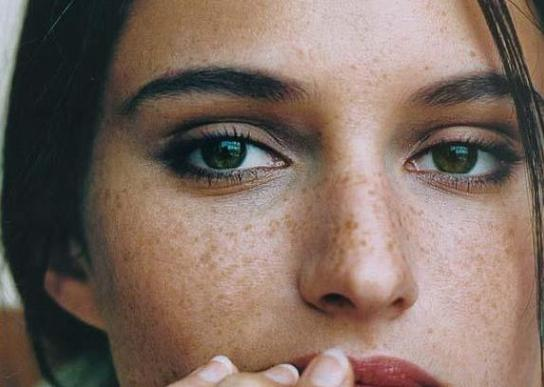
%> input picture MATLAB/Day08/input/portrait1.jpeg, 544 x 387 px
$ octave --eval "result = detectSkin_1(imread('input/portrait1.jpeg'));"   (GNU Octave 9; MATLAB toolbox functions it lacks are replaced by stand-ins)
%> lines starting %> are read from the running program, lines starting %| are printed output that depends on the picture; in (x1, y1, x2, y2) boxes, pixels count from 0 and x2, y2 are one past the last pixel; in counts of white or black regions, pixels touching at a corner belong together; the program's own positions count from 1
function skinMask = detectSkin_1(img)
% DETECTSKIN_1  HSV 色彩空间皮肤软掩膜 (借鉴 Day09 流程)
%   1. H/S/V 阈值 → 二值掩膜
%   2. 形态学开闭 + 孔洞填充 + 小面积去除
%   3. Y 亮度加权 + S 饱和度保护 → 高斯羽化软掩膜
%
%   skinMask = detectSkin_1(img)
%
%   输入:
%       img      - HxWx3 double 图像 [0,1]
%   输出:
%       skinMask - HxW double 软掩膜 [0,1]

    hsvImg = rgb2hsv(img);
%> hsvImg: size 387x544x3 double; mean H, S, V 0.217, 0.285, 0.504
    H = hsvImg(:,:,1);
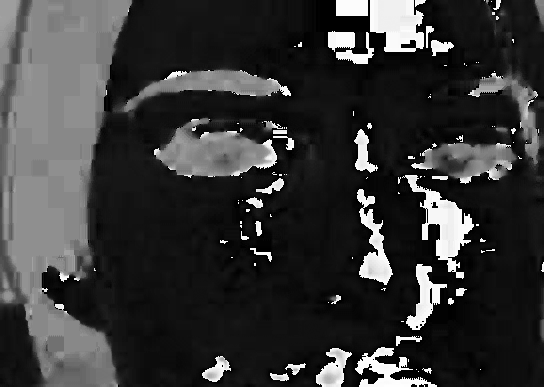
%> H: size 387x544 double; min 0, max 0.998, mean 0.217
    S = hsvImg(:,:,2);
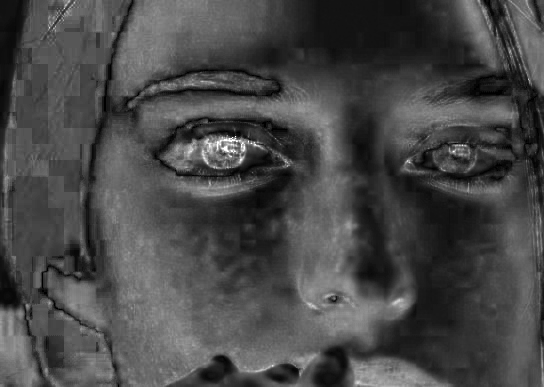
%> S: size 387x544 double; min 0, max 1, mean 0.285
    V = hsvImg(:,:,3);
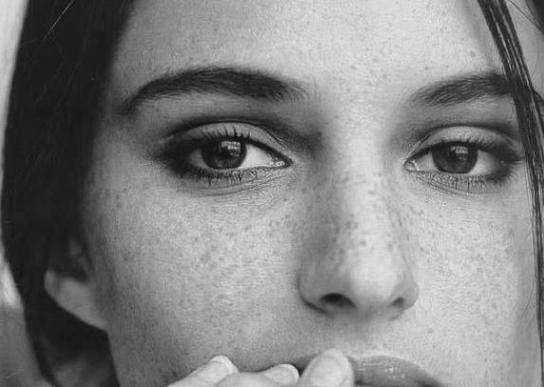
%> V: size 387x544 double; min 0.0196, max 0.91, mean 0.504

    % ---- Step 1: 二值掩膜 (Day09 HSV 阈值) ----
    redHue    = (H <= 0.12) | (H >= 0.96);
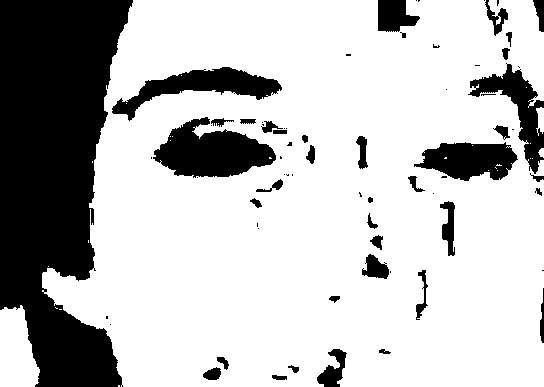
%> redHue: size 387x544 logical; 74.3% white; 70 black regions (32 under 20 px), largest, box (x1, y1, x2, y2) and area: (0, 0, 133, 387) 35793, (153, 117, 276, 178) 4505, (112, 67, 282, 121) 3155
    skinSat   = (S >= 0.15) & (S <= 0.75);
%> skinSat: size 387x544 logical; 79.6% white; 186 black regions (143 under 20 px), largest, box (x1, y1, x2, y2) and area: (290, 0, 484, 76) 10103, (375, 155, 491, 366) 9076, (152, 117, 295, 257) 4357
    skinVal   = (V >= 0.25);
%> skinVal: size 387x544 logical; 77.7% white; 89 black regions (75 under 20 px), largest, box (x1, y1, x2, y2) and area: (1, 0, 287, 387) 35711, (152, 115, 318, 184) 4681, (477, 0, 544, 195) 3092
    maskBin   = redHue & skinSat & skinVal;
%> maskBin: size 387x544 logical; 59% white; 108 black regions (85 under 20 px), largest, box (x1, y1, x2, y2) and area: (0, 0, 287, 387) 40663, (151, 115, 318, 257) 10181, (290, 0, 484, 76) 10103

    % ---- Step 2: 形态学处理 ----
    maskBin = imopen(maskBin,  strel('disk', 1));
%> maskBin: size 387x544 logical; 58.5% white; 66 black regions (47 under 20 px), largest, box (x1, y1, x2, y2) and area: (0, 0, 287, 387) 40749, (375, 0, 544, 373) 18504, (248, 0, 484, 76) 11013
    maskBin = imclose(maskBin, strel('disk', 3));
%> maskBin: size 387x544 logical; 59.3% white; 24 black regions (2 under 20 px), largest, box (x1, y1, x2, y2) and area: (0, 0, 284, 387) 40649, (292, 0, 481, 75) 10080, (377, 155, 490, 364) 9023

    % 填充小孔, 避免把眼睛/嘴巴填进来
    holes      = imfill(maskBin, 'holes') & ~maskBin;
%> holes: size 387x544 logical; 11.7% white; 15 white regions, largest, box (x1, y1, x2, y2) and area: (377, 155, 490, 364) 9023, (151, 115, 317, 180) 7132, (215, 169, 294, 256) 3114
    smallHoles = holes & ~bwareaopen(holes, 350);
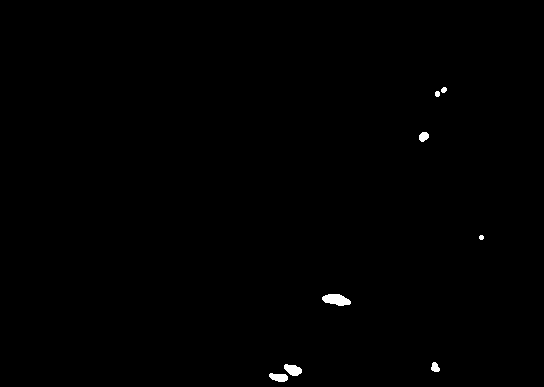
%> smallHoles: size 387x544 logical; 0.35% white; 8 white regions, largest, box (x1, y1, x2, y2) and area: (322, 294, 351, 306) 246, (284, 364, 302, 376) 150, (269, 373, 288, 382) 127
    maskBin    = maskBin | smallHoles;

    % 去除小面积噪点
    maskBin = bwareaopen(maskBin, 80);
%> maskBin: size 387x544 logical; 59.5% white; 16 black regions (2 under 20 px), largest, box (x1, y1, x2, y2) and area: (0, 0, 284, 387) 40649, (292, 0, 481, 75) 10080, (377, 155, 490, 364) 9040

    % ---- Step 3: 亮度/饱和度加权 → 软掩膜 ----
    skinMask = imgaussfilt(double(maskBin), 4);

    % Y 亮度加权: 过暗区域降权, 避免头发/阴影误判
    ycbcr   = rgb2ycbcr(img);
%> ycbcr: size 387x544x3 uint8; mean of channels 1, 2, 3 111.9, 120.7, 137.1
    Y       = ycbcr(:,:,1);
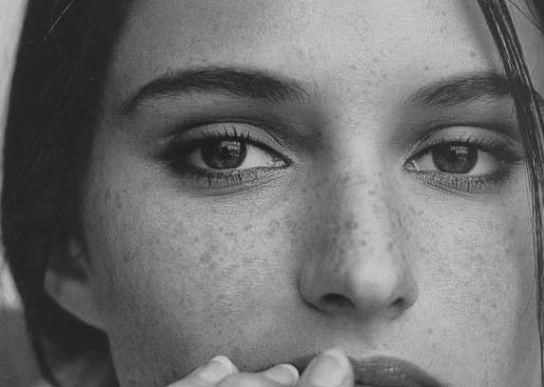
%> Y: size 387x544 uint8; min 19, max 209, mean 111.9
    lightWeight = min(max((Y - 0.10) / 0.18, 0), 1);
%> lightWeight: size 387x544 uint8; every value is 1

    % S 饱和度保护: 过高饱和度区域降权 (不自然肤色)
    satProtection = 1 - 0.70 * min(max((S - 0.48) / 0.30, 0), 1);

    skinMask = skinMask .* lightWeight .* satProtection;
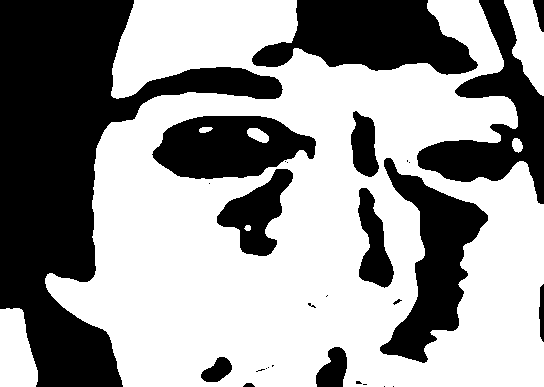
%> skinMask: size 387x544 uint8; values 0 (black) and 1 (white), 59.6% white; 29 black regions (15 under 20 px), largest, box (x1, y1, x2, y2) and area: (0, 0, 283, 387) 40682, (252, 0, 478, 75) 10834, (380, 158, 488, 363) 8995
    skinMask = max(0, min(1, skinMask));

    fprintf('[detectSkin_1] HSV soft skin mask generated.\n');
end

$ run again, on MATLAB/Day08/input/portrait2.jpeg
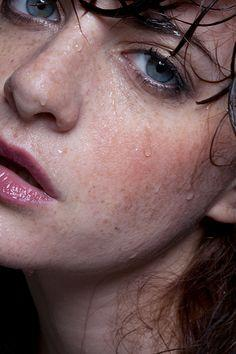
%> input picture MATLAB/Day08/input/portrait2.jpeg, 236 x 354 px
%> hsvImg: size 354x236x3 double; mean H, S, V 0.42, 0.314, 0.452
%> in detectSkin_1, `redHue    = (H <= 0.12) | (H >= 0.96);`:
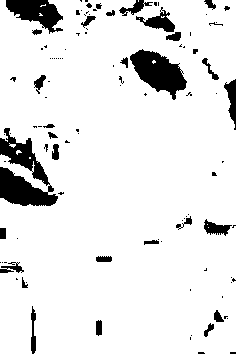
%> redHue: size 354x236 logical; 90.4% white; 107 black regions (76 under 20 px), largest, box (x1, y1, x2, y2) and area: (0, 128, 58, 206) 2264, (130, 49, 187, 100) 1550, (6, 0, 63, 34) 1066
%> skinSat: size 354x236 logical; 85% white; 303 black regions (252 under 20 px), largest, box (x1, y1, x2, y2) and area: (0, 266, 42, 354) 2935, (20, 117, 91, 161) 1178, (178, 274, 220, 335) 1131
%> skinVal: size 354x236 logical; 75.6% white; 94 black regions (81 under 20 px), largest, box (x1, y1, x2, y2) and area: (0, 202, 236, 354) 14537, (78, 0, 236, 62) 2626, (128, 48, 194, 97) 939
%> holes: size 354x236 logical; 4.8% white; 19 white regions, largest, box (x1, y1, x2, y2) and area: (130, 48, 191, 99) 1917, (111, 67, 134, 124) 556, (55, 30, 81, 54) 278
%> smallHoles: size 354x236 logical; 1.8% white; 17 white regions, largest, box (x1, y1, x2, y2) and area: (55, 30, 81, 54) 278, (103, 91, 116, 120) 234, (31, 74, 46, 94) 202
%> ycbcr: size 354x236x3 uint8; mean of channels 1, 2, 3 98.3, 124.2, 140
%> lightWeight: size 354x236 uint8; every value is 1
%> in detectSkin_1, `skinMask = skinMask .* lightWeight .* satProtection;`:
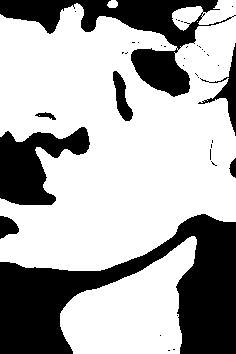
%> skinMask: size 354x236 uint8; values 0 (black) and 1 (white), 67.6% white; 38 black regions (30 under 20 px), largest, box (x1, y1, x2, y2) and area: (0, 214, 236, 354) 14740, (0, 0, 236, 97) 6720, (0, 127, 90, 205) 3882

$ run again, on MATLAB/Day08/input/portrait4.jpg
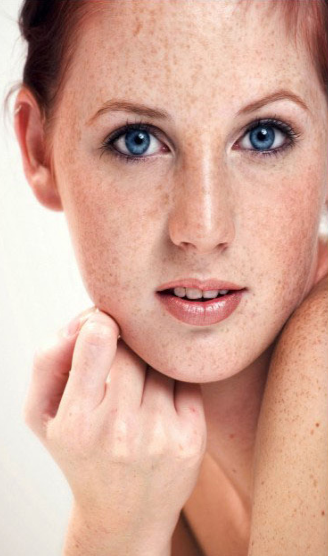
%> input picture MATLAB/Day08/input/portrait4.jpg, 328 x 556 px
%> hsvImg: size 556x328x3 double; mean H, S, V 0.0942, 0.312, 0.833
%> redHue: size 556x328 logical; 88.5% white; 40 black regions (27 under 20 px), largest, box (x1, y1, x2, y2) and area: (0, 124, 92, 520) 15883, (0, 0, 21, 110) 1570, (244, 120, 289, 154) 1168
%> skinSat: size 556x328 logical; 84.4% white; 137 black regions (110 under 20 px), largest, box (x1, y1, x2, y2) and area: (0, 0, 109, 556) 25978, (32, 0, 58, 30) 371, (319, 210, 328, 235) 162
%> skinVal: size 556x328 logical; 97.4% white; 31 black regions (20 under 20 px), largest, box (x1, y1, x2, y2) and area: (23, 0, 71, 105) 3180, (105, 123, 159, 154) 573, (244, 119, 292, 140) 381
%> holes: size 556x328 logical; 1.8% white; 10 white regions, largest, box (x1, y1, x2, y2) and area: (107, 124, 158, 158) 1317, (242, 119, 291, 154) 1256, (81, 313, 108, 337) 375
%> smallHoles: size 556x328 logical; 0.16% white; 7 white regions, largest, box (x1, y1, x2, y2) and area: (173, 430, 186, 441) 84, (163, 289, 174, 295) 59, (267, 346, 274, 355) 43
%> ycbcr: size 556x328x3 uint8; mean of channels 1, 2, 3 170, 114.3, 148.5
%> lightWeight: size 556x328 uint8; every value is 1
%> in detectSkin_1, `skinMask = skinMask .* lightWeight .* satProtection;`:
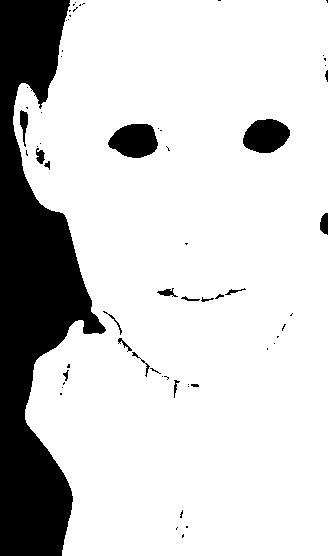
%> skinMask: size 556x328 uint8; values 0 (black) and 1 (white), 81.9% white; 63 black regions (44 under 20 px), largest, box (x1, y1, x2, y2) and area: (0, 0, 106, 556) 29351, (108, 124, 158, 158) 1280, (243, 119, 290, 153) 1210
